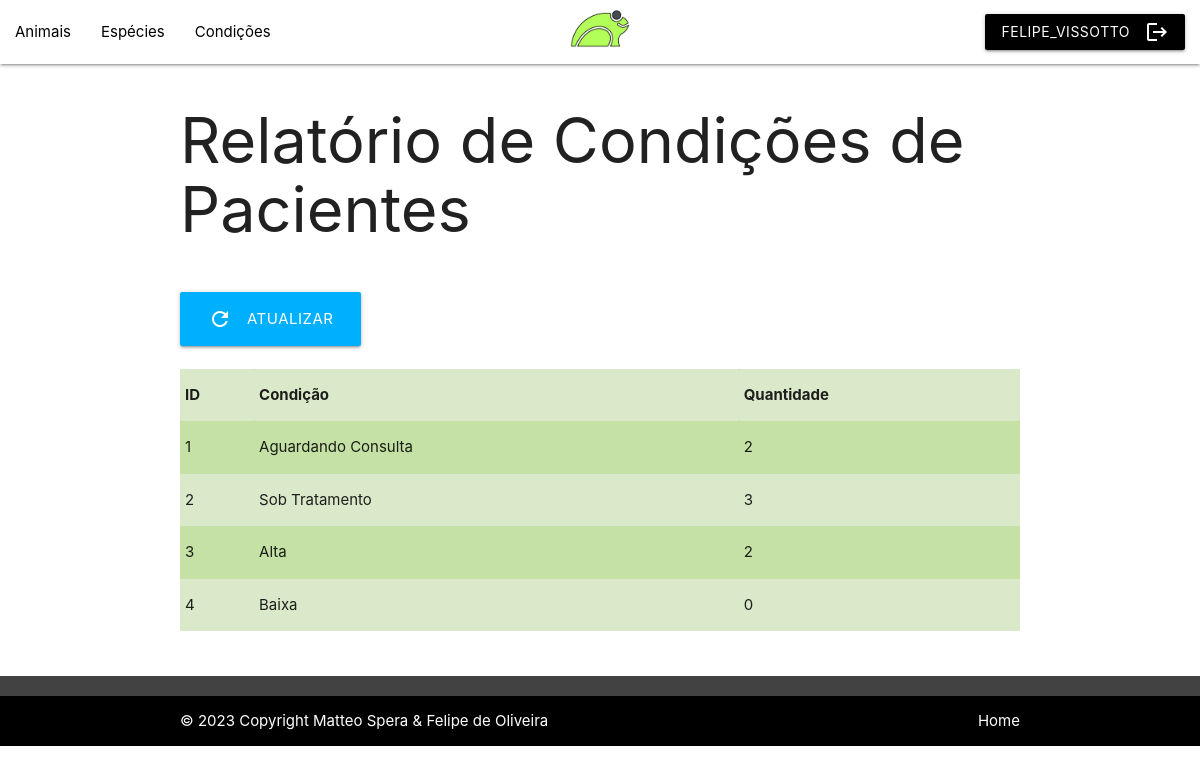
The page /VIEW/Condicao/lstCondicao.php (signed in) on the database its author committed.
### tables this page shows
CREATE TABLE `condicao` (
  `id` int(11) NOT NULL,
  `descricao` varchar(35) NOT NULL,
  `quantidade` int(3) NOT NULL
);

### DAL/dalCondicao.php (called while the page is built, shortened)
<?php
    include_once $_SERVER['DOCUMENT_ROOT'].'/ClinicaBichoFeliz/MODEL/Condicao.php';
    class dalCondicao
    {
        public function Select()
        {
            $sql = "select * from condicao;";
            $pdo = Conexao::conectar();
            $result = $pdo->query($sql);
            foreach($result as $linha){
                $condicao = new \MODEL\Condicao();
                $condicao->setId($linha['id']);
                $condicao->setDescricao($linha['descricao']);
                $condicao->setQuantidade($linha['quantidade']);
                $lstCondicao[] = $condicao;
            }
            return $lstCondicao;
        }
        public function RefreshAll()
        {
            $lstCondicao = $this->Select();
        }
    }
?>

### BLL/bllCondicao.php (called while the page is built, shortened)
<?php
    include_once $_SERVER['DOCUMENT_ROOT'].'/ClinicaBichoFeliz/DAL/dalCondicao.php';
    require_once $_SERVER['DOCUMENT_ROOT'].'/ClinicaBichoFeliz/MODEL/Condicao.php';
    class bllCondicao
    {
        public function Select ()
        {
            $dal = new \DAL\dalCondicao();
            return $dal->Select();
        }
        public function RefreshAll()
        {
            $dal = new \DAL\dalCondicao();
            $dal->refreshAll();
        }
    }
?>

### MODEL/Condicao.php (called while the page is built, shortened)
<?php
class Condicao
{
    private ?int $id;
    private ?string $descricao;
    private ?int $quantidade;
    public function getId(){
        return $this->id;
    }
    public function setId(int $id){
        $this->id = $id;
    }
    public function getDescricao(){
        return $this->descricao;
    }
    public function setDescricao(string $descricao){
        $this->descricao = $descricao;
    }
    public function getQuantidade(){
        return $this->quantidade;
    }
    public function setQuantidade(int $quantidade){
        $this->quantidade = $quantidade;
    }
}
?>

### VIEW/condicao/lstCondicao.php (the view, shortened to what this page needs)
<?php
include_once $_SERVER['DOCUMENT_ROOT'].'/ClinicaBichoFeliz/BLL/bllCondicao.php';
$bll = new \BLL\bllCondicao();
$bll->refreshAll();
$lstCondicao = $bll->Select();
?>
<!DOCTYPE html>
<html lang="pt-BR">
<head>
    <link rel="stylesheet" href="https://cdnjs.cloudflare.com/ajax/libs/materialize/1.0.0/css/materialize.min.css">
</head>
<body>
    <?php include_once $_SERVER['DOCUMENT_ROOT'] . '/ClinicaBichoFeliz/VIEW/menu.php'; ?>
    <div class="container">
        <h1>Relatório de Condições de Pacientes</h1><br>
        <a class="waves-effect waves-light btn-large light-blue accent-3" href="javascript:location.reload();"><i class="material-icons left">refresh</i>Atualizar</a><br><br>
        <table class="striped light-green lighten-3">
            <tr>
                <th>ID</th>
                <th>Condição</th>
                <th>Quantidade</th>
            </tr>
            <?php
            foreach ($lstCondicao as $condicao) {
            ?>
                <tr>
                    <td><?php echo $condicao->getId(); ?></td>
                    <td><?php echo $condicao->getDescricao(); ?></td>
                    <td><?php echo $condicao->getQuantidade(); ?></td>
                </tr>
            <?php
            }
            ?>
        </table>
    </div>
    <br><br>
    <?php include_once $_SERVER['DOCUMENT_ROOT'] . '/ClinicaBichoFeliz/VIEW/footer.php'; ?>
</body>
</html>

### rows shown on the page
condicao: id "1", descricao "Aguardando Consulta", quantidade "2"
condicao: id "2", descricao "Sob Tratamento", quantidade "3"
condicao: id "3", descricao "Alta", quantidade "2"
condicao: id "4", descricao "Baixa", quantidade "0"

### other values the page prints
$usuario "FELIPE_VISSOTTO"
